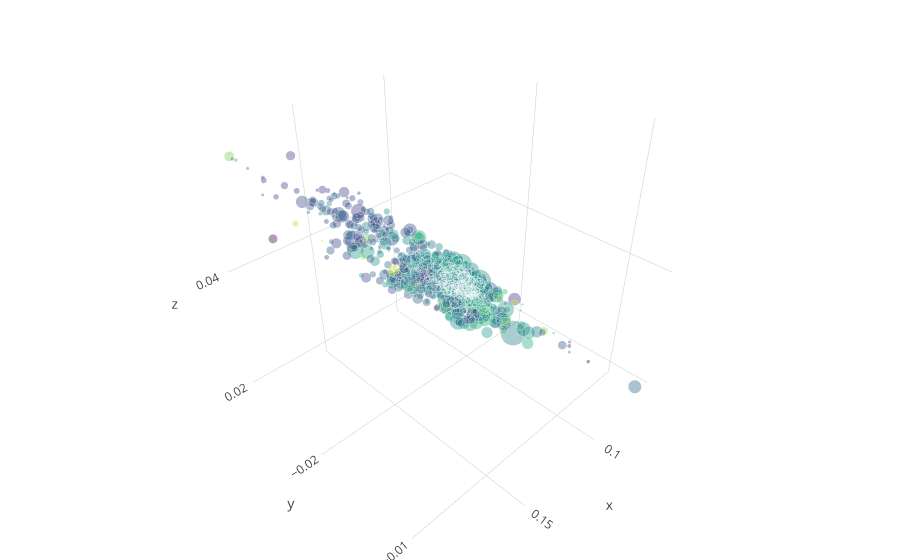

The cell this chart's notebook holds for it:
### Markdown cell above
explore the plot with plotly https://plot.ly/~A.Bombrun/1

### Code cell
plotly.offline.iplot(fig)

### Figure 1 — Plotly figure (JSON) as saved in the notebook; plotly's stock layout.template omitted (floating-point values rounded to 4 significant figures; data arrays with more than 128 entries replaced by an {"elided": "..."} marker saying what was removed)
{"data": [{"marker": {"color": {"elided": "763 float values"}, "colorscale": "Viridis", "opacity": 0.4, "size": {"elided": "763 float values"}}, "mode": "markers", "type": "scatter3d", "x": {"elided": "763 float values"}, "y": {"elided": "763 float values"}, "z": {"elided": "763 float values"}}], "layout": {"margin": {"b": 0, "l": 0, "r": 0, "t": 0}}}
